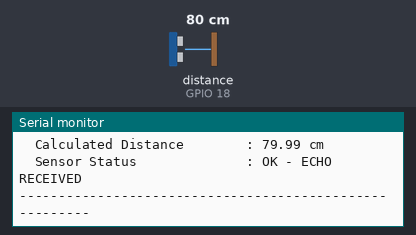
The sketch below on a simulated ESP32. Shown: the last lines printed to the serial monitor. Wiring (inferred from the names in the program): ultrasonic range finder: trigger GPIO 5; echo GPIO 18. Inputs (shaded band) come from the test bench; at power-on: distance to the obstacle (sensor on GPIO 18) 80 cm. The echo pulse lasts 58.3 µs per cm.

Above: at 2.2 s.
2.3 s: distance to the obstacle (sensor on GPIO 18) set to 2 cm
At 3.6 s:
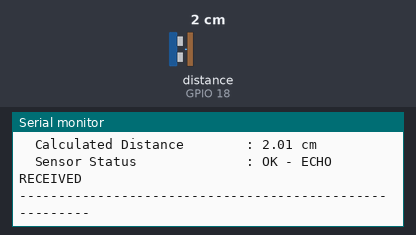
3.8 s: distance to the obstacle (sensor on GPIO 18) set to 4 cm
At 5.0 s:
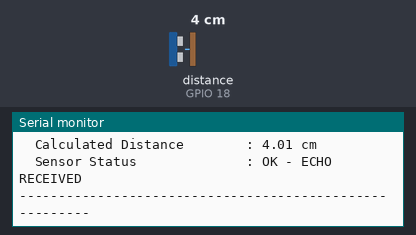
Timing chart, 0 to 6.8 s (numbered marks = the images above; inputs shaded):
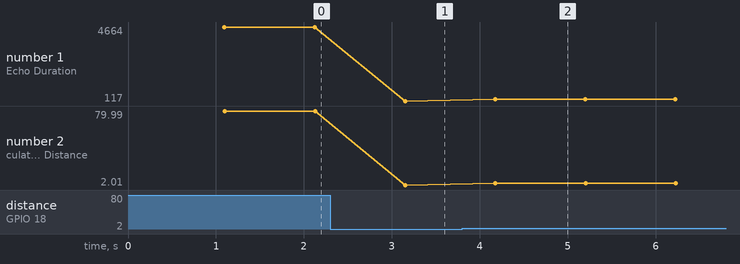

The sketch:

hc_sr04_diagnostic.ino
```cpp
/*
 * ============================================================================
 * Project: HC-SR04 Ultrasonic Sensor Independent Diagnostic
 * Target: ESP32 DevKit V1
 * Purpose: Isolate and test HC-SR04 ultrasonic distance sensor hardware
 *          without Wi-Fi, Django, database, or buzzer dependencies.
 *
 * Hardware Pin Connections:
 *   - HC-SR04 VCC  -> ESP32 VIN / 5V (Must be 5V rail)
 *   - HC-SR04 GND  -> ESP32 GND (Common Ground)
 *   - HC-SR04 TRIG -> ESP32 GPIO 5
 *   - HC-SR04 ECHO -> Voltage Divider (1 kΩ / 2 kΩ) -> ESP32 GPIO 18
 *
 * Voltage Divider Arrangement:
 *   HC-SR04 ECHO (5V) --- [ 1 kΩ ] ---+--- ESP32 GPIO 18 (Input)
 *                                     |
 *                                  [ 2 kΩ ]
 *                                     |
 *                                 ESP32 GND
 *   V_out = 5.0V * (2000 / (1000 + 2000)) = 3.33V (Safe logic level for ESP32)
 * ============================================================================
 */

#include <Arduino.h>

// 1. PIN CONFIGURATION
const int TRIG_PIN = 5;
const int ECHO_PIN = 18;

// 2. TIMING & PHYSICAL CONSTANTS
const unsigned long ECHO_TIMEOUT_US = 30000; // 30 ms timeout (~5 meters max range)
const float SOUND_SPEED_CM_PER_US   = 0.0343;

// Diagnostic cycle counter
unsigned long cycleCount = 0;

void setup() {
  // Initialize Serial Monitor at 115200 baud
  Serial.begin(115200);
  delay(1000);

  Serial.println("\n========================================================");
  Serial.println("     HC-SR04 ULTRASONIC SENSOR INDEPENDENT DIAGNOSTIC    ");
  Serial.println("========================================================");
  Serial.println("Configuration:");
  Serial.println("  - Trigger Pin : GPIO 5  (OUTPUT)");
  Serial.println("  - Echo Pin    : GPIO 18 (INPUT via 1k/2k Divider)");
  Serial.println("  - Echo Timeout: 30,000 microseconds (30 ms)");
  Serial.println("  - Measurement : 1 sample per second");
  Serial.println("--------------------------------------------------------\n");

  // Pin initialization
  pinMode(TRIG_PIN, OUTPUT);
  pinMode(ECHO_PIN, INPUT);

  // Ensure trigger starts in a clean LOW state
  digitalWrite(TRIG_PIN, LOW);
  delay(50);
}

void loop() {
  cycleCount++;

  // Step 1: Record initial idle pin states prior to triggering
  int trigIdleState = digitalRead(TRIG_PIN);
  int echoIdleState = digitalRead(ECHO_PIN);

  // Step 2: Ensure trigger pin is LOW for at least 4 us to ensure a clean pulse
  digitalWrite(TRIG_PIN, LOW);
  delayMicroseconds(4);

  // Step 3: Emit 10-microsecond HIGH trigger pulse
  digitalWrite(TRIG_PIN, HIGH);
  delayMicroseconds(10);
  digitalWrite(TRIG_PIN, LOW);

  // Step 4: Measure Echo duration using pulseIn() with 30,000 us timeout
  unsigned long echoDuration = pulseIn(ECHO_PIN, HIGH, ECHO_TIMEOUT_US);

  // Step 5: Capture post-measurement pin states
  int trigPostState = digitalRead(TRIG_PIN);
  int echoPostState = digitalRead(ECHO_PIN);

  // Step 6: Calculate distance and evaluate status
  float distanceCm = 0.0;
  String sensorStatus = "";

  if (echoDuration > 0) {
    // Formula: Distance (cm) = Echo Duration (us) * 0.0343 / 2
    distanceCm = (echoDuration * SOUND_SPEED_CM_PER_US) / 2.0;
    sensorStatus = "OK - ECHO RECEIVED";
  } else {
    distanceCm = 0.0;
    sensorStatus = "NO ECHO (TIMEOUT - No pulse returned within 30,000 us)";
  }

  // Step 7: Output structured diagnostic telemetry
  Serial.println("--------------------------------------------------------");
  Serial.printf("Sample #%lu\n", cycleCount);
  Serial.printf("  Trigger Pin (GPIO %d) State : Idle=%d | Post=%d\n", TRIG_PIN, trigIdleState, trigPostState);
  Serial.printf("  Echo Pin    (GPIO %d) State : Idle=%d | Post=%d\n", ECHO_PIN, echoIdleState, echoPostState);
  Serial.printf("  Echo Duration              : %lu us\n", echoDuration);

  if (echoDuration > 0) {
    Serial.printf("  Calculated Distance        : %.2f cm\n", distanceCm);
    Serial.printf("  Sensor Status              : %s\n", sensorStatus.c_str());
  } else {
    Serial.println("  Calculated Distance        : N/A (Sensor timeout)");
    Serial.printf("  Sensor Status              : *** %s ***\n", sensorStatus.c_str());

    // Hardware diagnostics feedback
    if (echoIdleState == HIGH) {
      Serial.println("  [HARDWARE WARNING] Echo pin is STUCK HIGH before pulse! Check for short to 3.3V/5V or swapped Trig/Echo.");
    }
    if (trigIdleState == HIGH) {
      Serial.println("  [HARDWARE WARNING] Trig pin is STUCK HIGH! Check for short to 3.3V/5V.");
    }
  }
  Serial.println("--------------------------------------------------------");

  // Step 8: Repeat once per second
  delay(1000);
}
```

Measured:
- after the input at 2.3 s, the serial monitor: prints a new line after 0.85 s (image 1)
- after the input at 3.8 s, the serial monitor: prints a new line after 0.38 s (image 2)
- plotted number 1: 4664 → 117 after the input at 2.3 s, 117 → 234 after the input at 3.8 s
- plotted number 2: 79.99 → 2.01 after the input at 2.3 s, 2.01 → 4.01 after the input at 3.8 s
